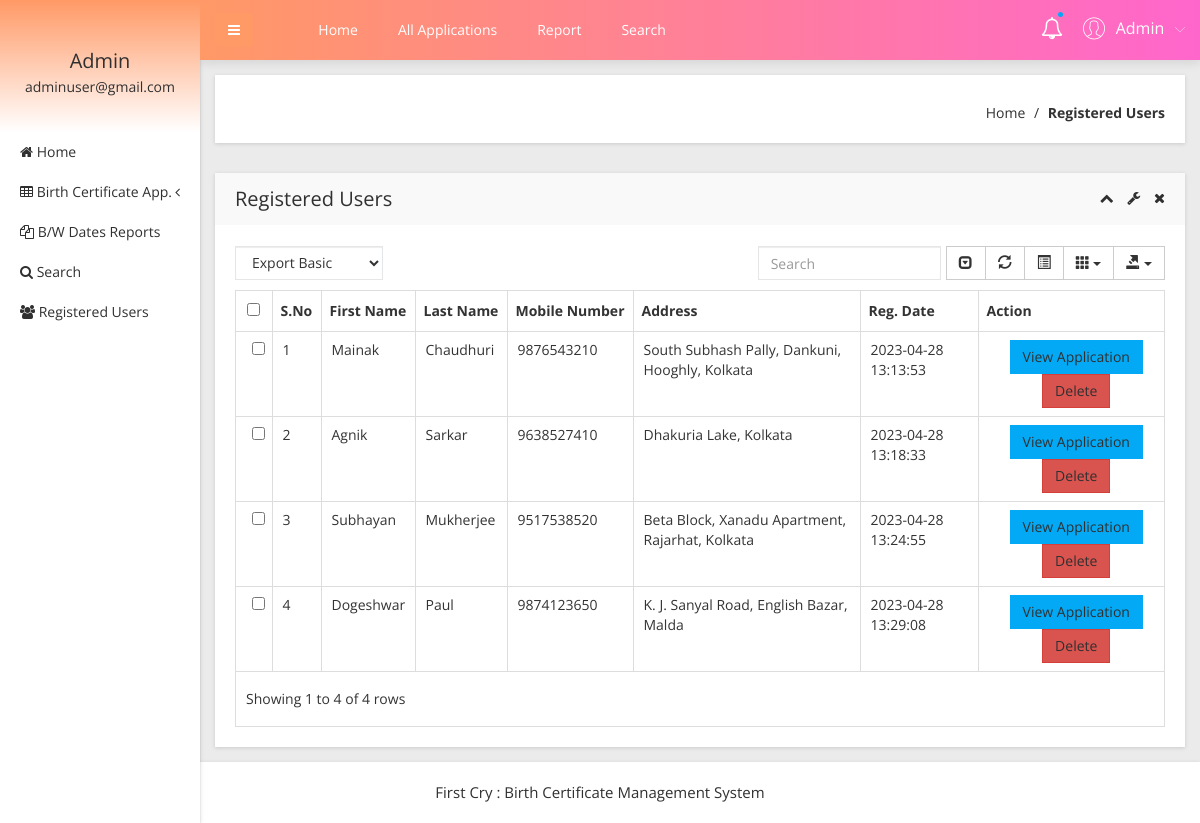
Screenshot of /admin/registered-users.php (signed in) with the database file from the repository.
### tables this page shows
CREATE TABLE `tbluser` (
  `ID` int(10) NOT NULL,
  `FirstName` varchar(200) DEFAULT NULL,
  `LastName` varchar(200) DEFAULT NULL,
  `MobileNumber` bigint(10) DEFAULT NULL,
  `Address` mediumtext DEFAULT NULL,
  `Password` varchar(200) NOT NULL,
  `RegDate` timestamp NULL DEFAULT current_timestamp()
);

### admin/registered-users.php (the view, shortened to what this page needs)
<?php
include('includes/dbconnection.php');
if (strlen($_SESSION['obcsaid']==0)) {
  header('location:logout.php');
  } else{
  ?>
<!doctype html>
<html class="no-js" lang="en">
<head>
    <link rel="stylesheet" href="css/bootstrap.min.css">
    <link rel="stylesheet" href="css/font-awesome.min.css">
    <link rel="stylesheet" href="css/adminpro-custon-icon.css">
    <link rel="stylesheet" href="css/meanmenu.min.css">
    <link rel="stylesheet" href="css/jquery.mCustomScrollbar.min.css">
    <link rel="stylesheet" href="css/animate.css">
    <link rel="stylesheet" href="css/data-table/bootstrap-table.css">
    <link rel="stylesheet" href="css/data-table/bootstrap-editable.css">
    <link rel="stylesheet" href="css/normalize.css">
    <link rel="stylesheet" href="css/c3.min.css">
    <link rel="stylesheet" href="style.css">
    <link rel="stylesheet" href="css/responsive.css">
</head>
<body class="materialdesign">
    <div class="wrapper-pro">
      <?php include_once('includes/sidebar.php');?>
        <?php include_once('includes/header.php');?>
            <div class="breadcome-area mg-b-30 small-dn">
                <div class="container-fluid">
                    <div class="row">
                        <div class="col-lg-12">
                            <div class="breadcome-list shadow-reset">
                                <div class="row">
                                    <div class="col-lg-12">
                                        <ul class="breadcome-menu">
                                            <li><a href="dashboard.php">Home</a> <span class="bread-slash">/</span>
                                            </li>
                                            <li><span class="bread-blod">Registered Users</span>
                                            </li>
                                        </ul>
                                    </div>
                                </div>
                            </div>
                        </div>
                    </div>
                </div>
            </div>
            <div class="data-table-area mg-b-15">
                <div class="container-fluid">
                    <div class="row">
                        <div class="col-lg-12">
                            <div class="sparkline13-list shadow-reset">
                                <div class="sparkline13-hd">
                                    <div class="main-sparkline13-hd">
                                        <h1>Registered Users</h1>
                                        <div class="sparkline13-outline-icon">
                                            <span class="sparkline13-collapse-link"><i class="fa fa-chevron-up"></i></span>
                                            <span><i class="fa fa-wrench"></i></span>
                                            <span class="sparkline13-collapse-close"><i class="fa fa-times"></i></span>
                                        </div>
                                    </div>
                                </div>
                                <div class="sparkline13-graph">
                                    <div class="datatable-dashv1-list custom-datatable-overright">
                                        <div id="toolbar">
                                            <select class="form-control">
                                                <option value="">Export Basic</option>
                                            </select>
                                        </div>
                                        <table id="table" data-toggle="table" data-pagination="true" data-search="true" data-show-columns="true" data-show-pagination-switch="true" data-show-refresh="true" data-key-events="true" data-show-toggle="true" data-resizable="true" data-cookie="true" data-cookie-id-table="saveId" data-show-export="true" data-click-to-select="true" data-toolbar="#toolbar">
                                            <thead>
                                                <tr>
                                                    <th>S.No</th>
                                                    <th>First Name</th>
                                                    <th>Last Name</th>
                                                    <th >Mobile Number</th>
                                                    <th>Address</th>
                                                    <th>Reg. Date</th>
                                                    <th data-field="action">Action</th>
                                                </tr>
                                            </thead>
                                            <tbody>
                                              <?php
$sql="SELECT * from tbluser";
$query = $dbh -> prepare($sql);
$query->execute();
$results=$query->fetchAll(PDO::FETCH_OBJ);
$cnt=1;
if($query->rowCount() > 0)
{
foreach($results as $row)
{               ?>
                                                <tr>
                                                    <td><?php echo htmlentities($cnt);?></td>
                                                    <td><?php  echo htmlentities($row->FirstName);?></td>
                                                    <td><?php  echo htmlentities($row->LastName);?></td>
                                                   <td><?php  echo htmlentities($row->MobileNumber);?></td>
                                                    <td><?php  echo htmlentities($row->Address);?></td>
                <td><?php  echo htmlentities($row->RegDate);?>
                  </td>
                                                    <td class="datatable-ct"><a href="users-applications.php?userid=<?php echo htmlentities ($row->ID);?>&&fname=<?php  echo htmlentities($row->FirstName);?>" class="btn btn-primary" target="_blank">View Application</a>
<a href="registered-users.php?del=<?php echo htmlentities($row->ID);?>" onclick="return confirm('Do you really want to delete?');" class="btn btn-danger">Delete</a>
                                                    </td>
                                                </tr>
                                             <?php $cnt=$cnt+1;}} ?>
                                            </tbody>
                                        </table>
                                    </div>
                                </div>
                            </div>
                        </div>
                    </div>
                </div>
            </div>
        </div>
    </div>
  <?php include_once('includes/footer.php');?>
</body>
</html><?php }  ?>

### admin/includes/sidebar.php (shortened to what this page needs)
     <?php
include('includes/dbconnection.php');
if (strlen($_SESSION['obcsaid']==0)) {
  header('location:logout.php');
  } else{
  ?>
  <div class="left-sidebar-pro">
            <nav id="sidebar">
                <div class="sidebar-header">
                    <?php
$aid=$_SESSION['obcsaid'];
$sql="SELECT AdminName,Email from  tbladmin where ID=:aid";
$query = $dbh -> prepare($sql);
$query->bindParam(':aid',$aid,PDO::PARAM_STR);
$query->execute();
$results=$query->fetchAll(PDO::FETCH_OBJ);
$cnt=1;
if($query->rowCount() > 0)
{
foreach($results as $row)
{               ?>
                    <h3> <?php  echo $row->AdminName;?></h3>
                    <p> <?php  echo $row->Email;?></p>
                  <?php $cnt=$cnt+1;}} ?>
                </div>
                <div class="left-custom-menu-adp-wrap">
                    <ul class="nav navbar-nav left-sidebar-menu-pro">
                        <li class="nav-item">
                            <a href="dashboard.php" role="button" aria-expanded="false"><i class="fa big-icon fa-home"></i> <span class="mini-dn">Home</span> </a>
                        </li>
                        <li class="nav-item"><a href="#" data-toggle="dropdown" role="button" aria-expanded="false" class="nav-link dropdown-toggle"><i class="fa big-icon fa-table"></i> <span class="mini-dn">Birth Certificate App.</span> <span class="indicator-right-menu mini-dn"><i class="fa indicator-mn fa-angle-left"></i></span></a>
                        </li>
                        <li class="nav-item">
                            <a href="between-dates-report.php" role="button" aria-expanded="false"><i class="fa big-icon fa-files-o"></i> <span class="mini-dn">B/W Dates Reports</span> </a>
                        </li>
                        <li class="nav-item">
                            <a href="search.php" role="button" aria-expanded="false"><i class="fa fa-search"></i> <span class="mini-dn">Search</span> </a>
                        </li>
                             <li class="nav-item">
                            <a href="  registered-users.php" role="button" aria-expanded="false"><i class="fa fa-users"></i> <span class="mini-dn">Registered Users</span> </a>
                        </li>
                    </ul>
                </div>
            </nav>
        </div>
        <?php }  ?>

### admin/includes/header.php (shortened to what this page needs)
      <?php
include('includes/dbconnection.php');
if (strlen($_SESSION['obcsaid']==0)) {
  header('location:logout.php');
  } else{
  ?>
 <div class="content-inner-all">
            <div class="header-top-area">
                <div class="fixed-header-top">
                    <div class="container-fluid">
                        <div class="row">
                            <div class="col-lg-1 col-md-6 col-sm-6 col-xs-12">
                                <button type="button" id="sidebarCollapse" class="btn bar-button-pro header-drl-controller-btn btn-info navbar-btn">
                                    <i class="fa fa-bars"></i>
                                </button>
                            </div>
                            <div class="col-lg-6 col-md-1 col-sm-1 col-xs-12">
                                <div class="header-top-menu tabl-d-n">
                                    <ul class="nav navbar-nav mai-top-nav">
                                        <li class="nav-item"><a href="dashboard.php" class="nav-link">Home</a>
                                        </li>
                                        <li class="nav-item"><a href="all-applications.php" class="nav-link">All Applications</a>
                                        </li>
                                        <li class="nav-item"><a href="between-dates-report.php" class="nav-link">Report</a>
                                        </li>
                                        <li class="nav-item"><a href="search.php" class="nav-link">Search</a>
                                        </li>
                                    </ul>
                                </div>
                            </div>
                            <div class="col-lg-5 col-md-5 col-sm-6 col-xs-12">
                                <div class="header-right-info">
                                    <ul class="nav navbar-nav mai-top-nav header-right-menu">
                                        <li class="nav-item"><a href="new-birth-application.php" data-toggle="dropdown" role="button" aria-expanded="false" class="nav-link dropdown-toggle"><i class="fa fa-bell-o" aria-hidden="true"></i><span class="indicator-nt"></span></a>
                                        </li>
                                        <li class="nav-item">
                                            <a href="#" data-toggle="dropdown" role="button" aria-expanded="false" class="nav-link dropdown-toggle">
                                                <?php
$aid=$_SESSION['obcsaid'];
$sql="SELECT AdminName,Email from  tbladmin where ID=:aid";
$query = $dbh -> prepare($sql);
$query->bindParam(':aid',$aid,PDO::PARAM_STR);
$query->execute();
$results=$query->fetchAll(PDO::FETCH_OBJ);
$cnt=1;
if($query->rowCount() > 0)
{
foreach($results as $row)
{               ?>
                                                <span class="adminpro-icon adminpro-user-rounded header-riht-inf"></span>
                                                <span class="admin-name"><?php  echo $row->AdminName;?></span>
                                                <span class="author-project-icon adminpro-icon adminpro-down-arrow"></span><?php $cnt=$cnt+1;}} ?>
                                            </a>
                                        </li>
                                    </ul>
                                </div>
                            </div>
                        </div>
                    </div>
                </div>
            </div><?php }  ?>

### rows the page displays
tbluser: FirstName "Mainak", LastName "Chaudhuri", MobileNumber "9876543210", Address "South Subhash Pally, Dankuni, Hooghly, Kolkata", RegDate "2023-04-28 13:13:53"
tbluser: FirstName "Agnik", LastName "Sarkar", MobileNumber "9638527410", Address "Dhakuria Lake, Kolkata", RegDate "2023-04-28 13:18:33"
tbluser: FirstName "Subhayan", LastName "Mukherjee", MobileNumber "9517538520", Address "Beta Block, Xanadu Apartment, Rajarhat, Kolkata", RegDate "2023-04-28 13:24:55"
tbluser: FirstName "Dogeshwar", LastName "Paul", MobileNumber "9874123650", Address "K. J. Sanyal Road, English Bazar, Malda", RegDate "2023-04-28 13:29:08"

### other values shown
$row->AdminName "Admin"
$row->Email "adminuser@gmail.com"
